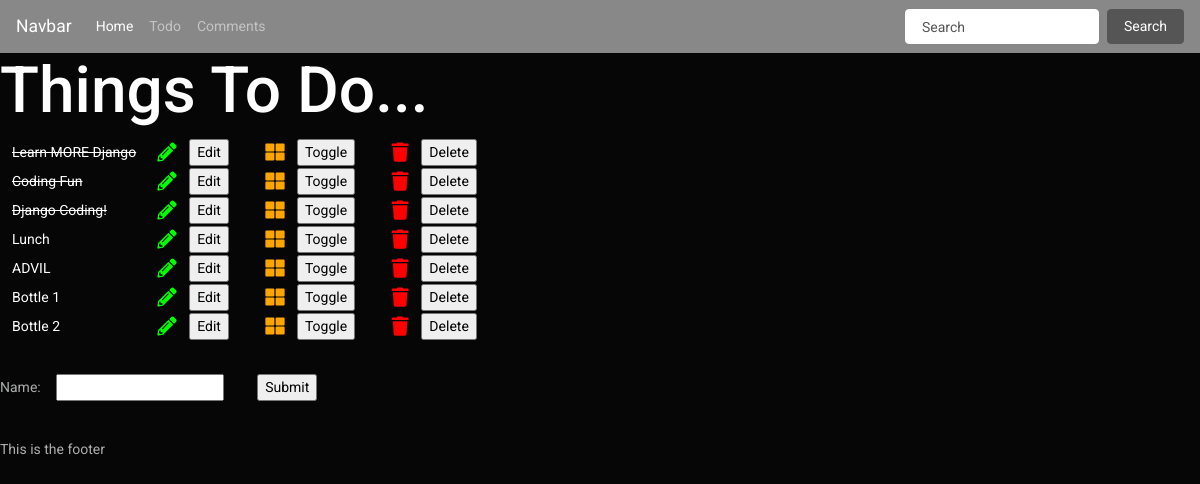
Page /todo/ on the earlier database version.
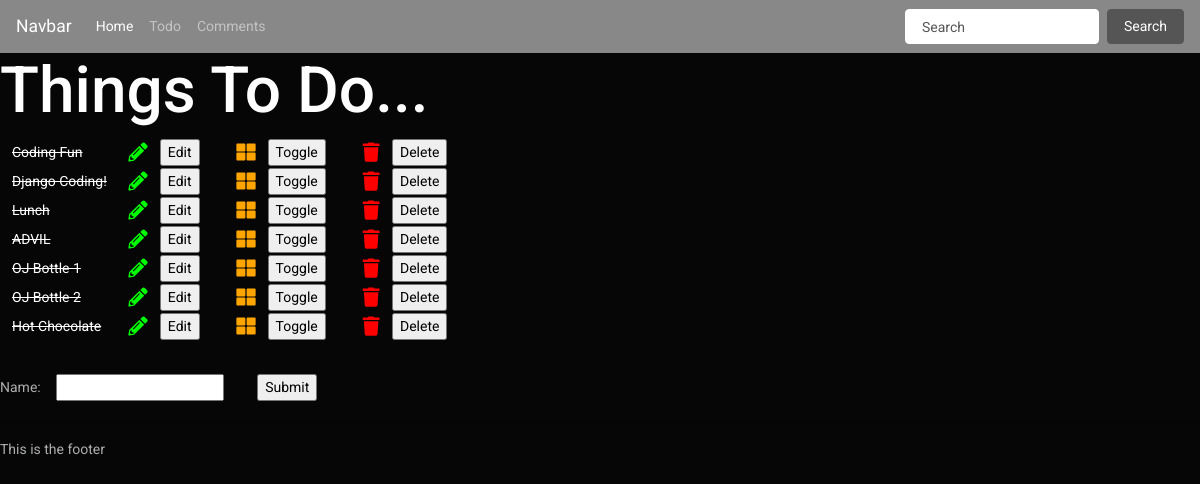
Same page on the later database version.
### todoapp/models.py (models this page shows, shortened)
class TodoItem(models.Model):
    name = models.CharField(max_length = 30, blank = False)
    done = models.BooleanField(blank = False, default = False)

### todoapp/views.py (the view)
def get_todo_page(request):
    if request.method == "POST":
        print("POST")
        form = TodoItemForm(request.POST)
        if form.is_valid():
            form.save()
    else:
        print("The GET Method Was Used, Please Change to the POST Method")
    form = TodoItemForm()
    items = TodoItem.objects.all()
    return render(request, "todoapp/index.html", {'items': items, 'form': form})

### todoapp/forms.py
class TodoItemForm(forms.ModelForm):
    class Meta:
        model = TodoItem
        fields = ('name',)

### todoapp/templates/todoapp/index.html (shortened to what this page needs)
{% extends 'home/base.html' %}
{% block content %}
    <h1>Things To Do...</h1>
    <table>
        {% for item in items %}
        <tr>
            {% if item.done %}
            <td><strike>{{ item.name }}</strike></td>
            {% else %}
            <td>{{ item.name }}</td>
            {% endif %}
            <td>
                <form method="POST" action="{% url 'edit_todo' item.id %}">{% csrf_token %}<i class="fas fa-pencil-alt" style="color:Lime" data-fa-transform="grow-6"></i><input type="submit" value="Edit"></form>
            </td>
            <td>
                <form method="POST" action="{% url 'toggle_todo' item.id %}">{% csrf_token %}<i class="fas fa-th-large" style="color:Orange" data-fa-transform="grow-6"></i><input type="submit" value="Toggle"></form>
            </td>
            <td>
                <form method="POST" action="{% url 'delete_todo' item.id %}">{% csrf_token %}<i class="fas fa-trash" style="color:Red" data-fa-transform="grow-6"></i><input type="submit" value="Delete"></form>
            </td>
        </tr>
        {% empty %}
        <p>You have nothing to do.</p>
        {% endfor %}
    </table>
    <hr>
    <form method="POST">
        {{ form }}
        <input type="submit" value="Submit"/>
    </form>
{% endblock content %}

### home/templates/home/base.html (shortened to what this page needs)
<!DOCTYPE html>
<html lang="en">
<head>
    <link rel="stylesheet" href="https://bootswatch.com/4/cyborg/bootstrap.min.css" type="text/css" />
</head>
<body>
    <div class="bs-component">
      <nav class="navbar navbar-expand-lg navbar-dark bg-light">
        <a class="navbar-brand" href="{% url 'home' %}">Navbar</a>
        <div class="collapse navbar-collapse" id="navbarColor01">
          <ul class="navbar-nav mr-auto">
            <li class="nav-item active">
              <a class="nav-link" href="{% url 'home' %}">Home <span class="sr-only">(current)</span></a>
            </li>
            <li class="nav-item">
              <a class="nav-link" href="{% url 'todo_index' %}">Todo</a>
            </li>
            <li class="nav-item">
              <a class="nav-link" href="{% url 'comments_index' %}">Comments</a>
            </li>
          </ul>
          <form class="form-inline my-2 my-lg-0">
            <input class="form-control mr-sm-2" type="text" placeholder="Search">
            <button class="btn btn-secondary my-2 my-sm-0" type="submit">Search</button>
          </form>
        </div>
      </nav>
    </div>
    {% block content %}
    {% endblock content %}
    {% block footer %}
    <hr>
    <p>This is the footer</p>
    {% endblock footer %}
</body>
</html>

### home/templates/home/base.html (style rules this page uses)
input { margin-left: 15px; margin-right: 15px; }
td { padding-left: 12px; padding-right: 12px; }

Differences in the rows shown:
removed TodoItem: name "Learn MORE Django"
changed TodoItem "Lunch": done False → True (drawn)
changed TodoItem "ADVIL": done False → True (drawn)
changed TodoItem: done False → True (drawn); name "Bottle 1" → "OJ Bottle 1"
changed TodoItem: done False → True (drawn); name "Bottle 2" → "OJ Bottle 2"
added TodoItem: name "Hot Chocolate"
